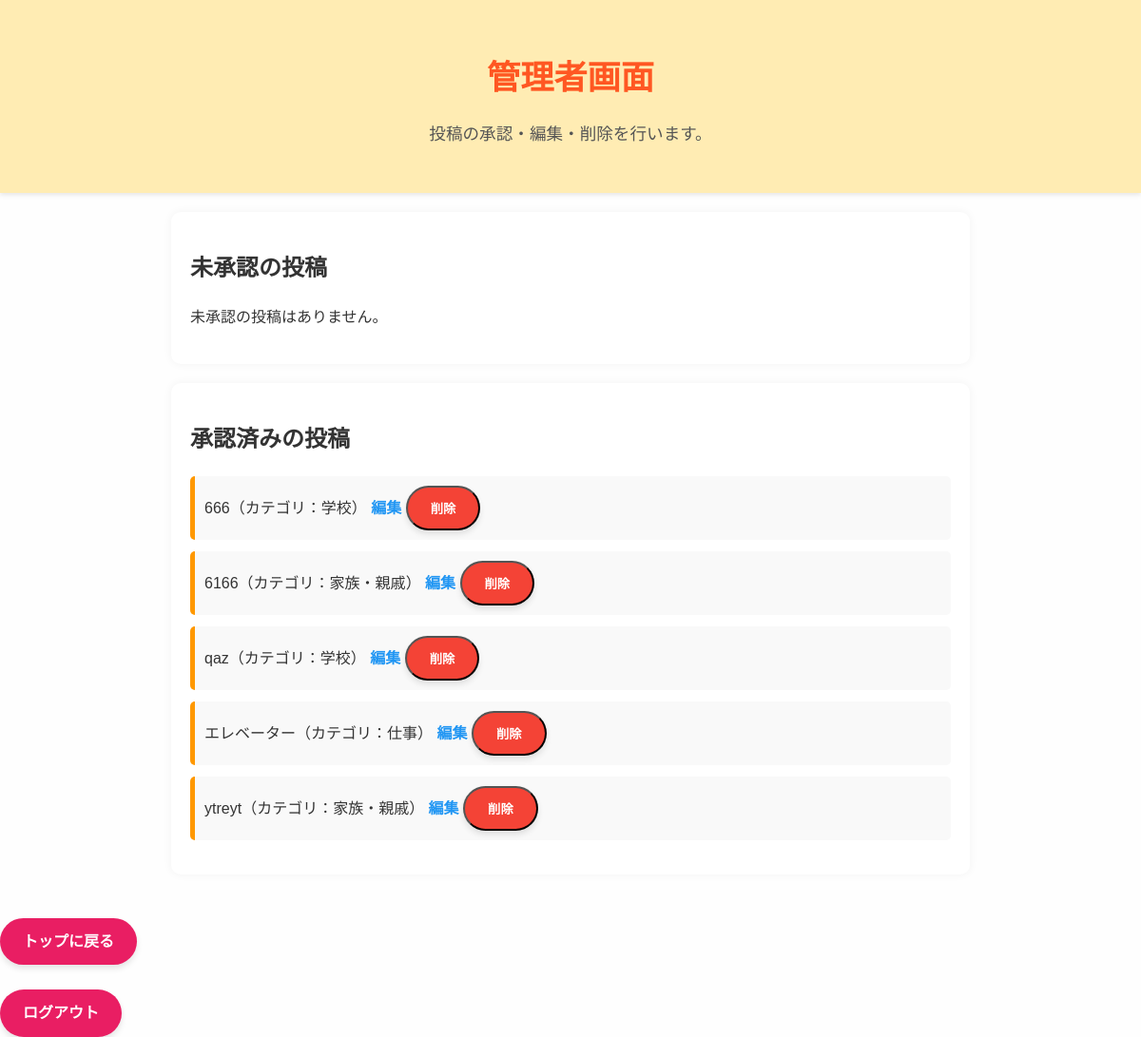
Before: /admin (signed in) with the older database file.
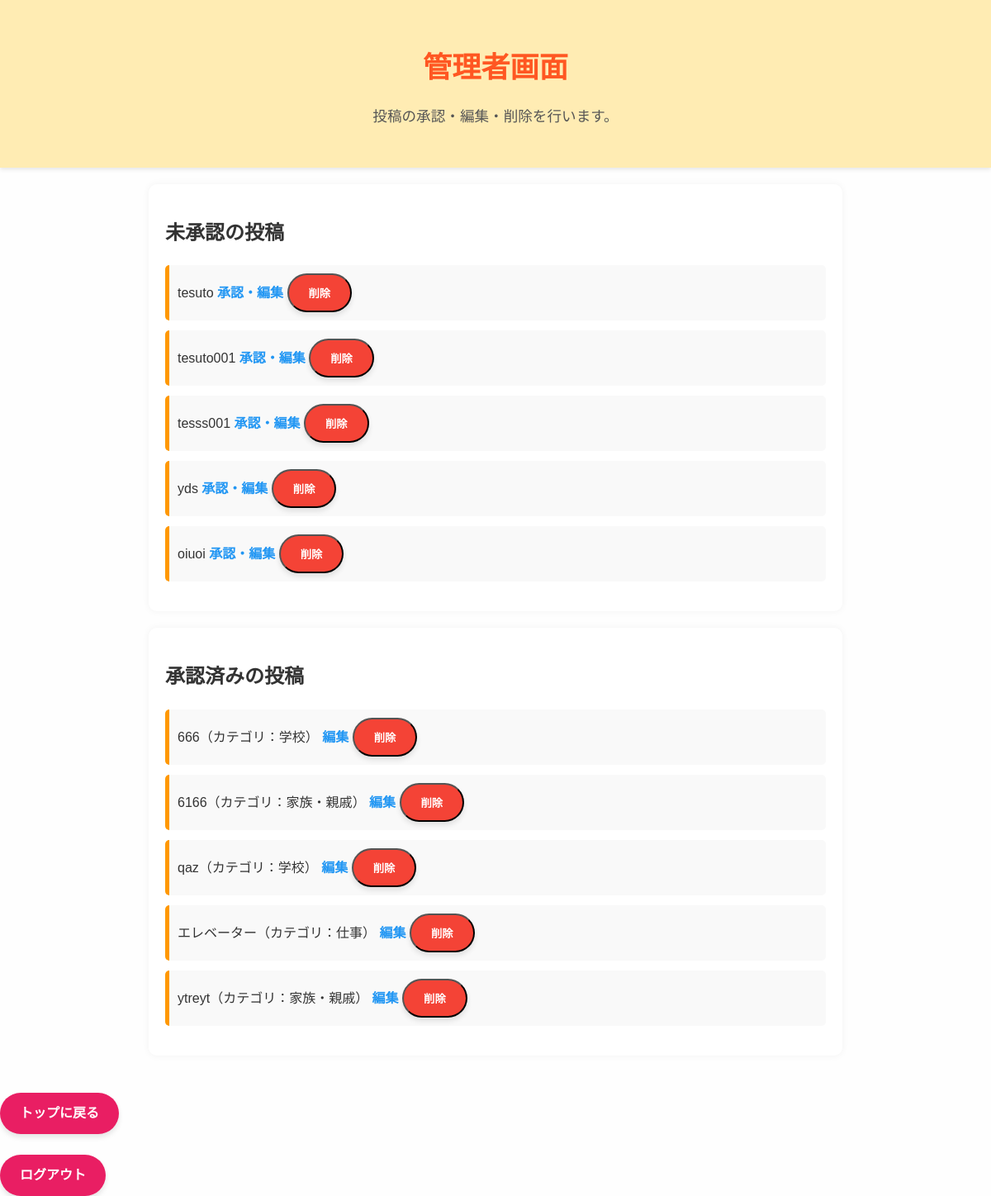
After: the same page with the newer database file.
### models.py (models this page shows)
class Question(db.Model):
    id = db.Column(db.Integer, primary_key=True)
    text = db.Column(db.Text, nullable=False)
    author = db.Column(db.String(100))
    approved = db.Column(db.Boolean, default=False)
    created_at = db.Column(db.DateTime, default=datetime.utcnow)
    image_path = db.Column(db.String(200))
    category = db.Column(db.String(100))
    choices = db.relationship('Choice', backref='question', cascade='all, delete-orphan')

### app.py (the view, shortened to what this page needs)
@app.route('/admin', methods=['GET', 'POST'])
def admin():
    if 'logged_in' in session and session['logged_in']:
        unapproved = Question.query.filter_by(approved=False).all()
        approved = Question.query.filter_by(approved=True).all()
        return render_template('admin.html', unapproved=unapproved, approved=approved)

### templates/admin.html (shortened to what this page needs)
<!DOCTYPE html>
<html lang="ja">
<head>
   <link rel="stylesheet" href="{{ url_for('static', filename='style.css') }}">
</head>
<body>
    <header>
        <h1>管理者画面</h1>
        <p>投稿の承認・編集・削除を行います。</p>
    </header>
    <section>
        <h2>未承認の投稿</h2>
        {% if unapproved %}
            <ul>
            {% for question in unapproved %}
                <li>
                    {{ question.text }}
                    <a href="{{ url_for('edit', question_id=question.id) }}">承認・編集</a>
                    <form method="post" action="{{ url_for('delete_question', question_id=question.id) }}" style="display:inline;" onsubmit="return confirm('本当に削除しますか？');">
                        <button type="submit" class="button" style="background-color:#f44336;">削除</button>
                    </form>
                </li>
            {% endfor %}
            </ul>
        {% else %}
            <p>未承認の投稿はありません。</p>
        {% endif %}
    </section>
    <section>
        <h2>承認済みの投稿</h2>
        {% if approved %}
            <ul>
            {% for question in approved %}
                <li>
                    {{ question.text }}（カテゴリ：{{ question.category or '未分類' }}）
                    <a href="{{ url_for('edit', question_id=question.id) }}">編集</a>
                    <form method="post" action="{{ url_for('delete_question', question_id=question.id) }}" style="display:inline;" onsubmit="return confirm('本当に削除しますか？');">
                        <button type="submit" class="button" style="background-color:#f44336;">削除</button>
                    </form>
                </li>
            {% endfor %}
            </ul>
        {% else %}
            <p>承認済みの投稿はまだありません。</p>
        {% endif %}
    </section>
    <br>
    <a href="/" class="button">トップに戻る</a>
    <br>
    <br>
    <a href="{{ url_for('logout') }}" class="button">ログアウト</a>
</body></html>

### static/style.css (style rules this page uses)
body { font-family: "Yu Gothic", "Hiragino Kaku Gothic ProN", sans-serif; background-color: #fefefe; color: #333; margin: 0; padding: 0; line-height: 1.6; }
header { background-color: #ffecb3; text-align: center; padding: 30px 10px; box-shadow: 0 2px 5px rgba(0,0,0,0.1); }
header h1 { font-size: 2.2em; margin-bottom: 10px; color: #ff5722; }
header p { font-size: 1.1em; color: #555; }
section { padding: 20px; margin: 20px auto; max-width: 800px; background-color: #fff; border-radius: 10px; box-shadow: 0 0 10px rgba(0,0,0,0.05); }
ul { list-style: none; padding-left: 0; }
li { margin-bottom: 12px; padding: 10px; background-color: #f9f9f9; border-left: 5px solid #ff9800; border-radius: 5px; }
li a { font-weight: bold; color: #2196f3; text-decoration: none; }
.button { display: inline-block; padding: 12px 24px; background-color: #e91e63; color: #fff; border-radius: 30px; text-decoration: none; font-weight: bold; box-shadow: 0 4px 6px rgba(0,0,0,0.1); transition: background-color 0.3s; }
body { font-size: 1rem; }

Changed rows visible on the page:
added Question: text "tesuto", shown under "未承認の投稿"
added Question: text "tesuto001", shown under "未承認の投稿"
added Question: text "tesss001", shown under "未承認の投稿"
added Question: text "yds", shown under "未承認の投稿"
added Question: text "oiuoi", shown under "未承認の投稿"
Other visible differences:
text no longer shown: "未承認の投稿はありません。"
